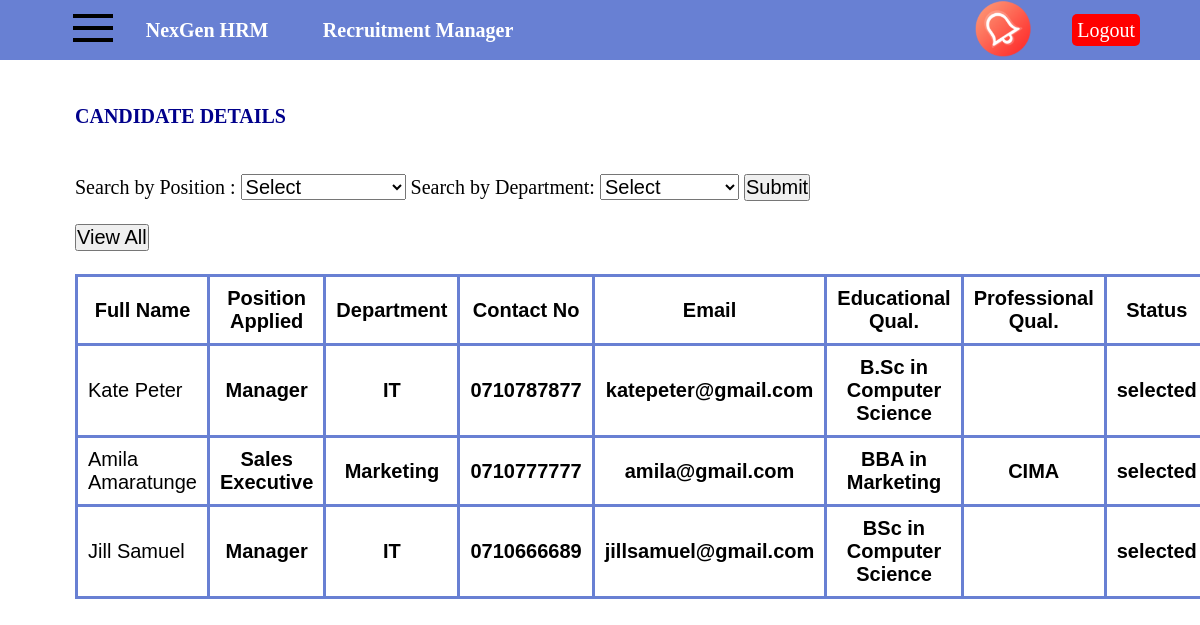
Page /users/recruitment-manager/index.php?Page=viewcandidate.php on the committed database.
### tables this page shows
CREATE TABLE `candidate` (
  `candidateid` int(11) NOT NULL,
  `firstname` varchar(50) NOT NULL,
  `lastname` varchar(50) NOT NULL,
  `fullname` varchar(100) NOT NULL,
  `dob` date NOT NULL,
  `gender` varchar(10) NOT NULL,
  `nationality` text NOT NULL,
  `nicno` varchar(20) NOT NULL,
  `contactno` varchar(20) NOT NULL,
  `email` varchar(20) NOT NULL,
  `telephone` varchar(12) NOT NULL,
  `address` varchar(50) NOT NULL,
  `department` varchar(20) NOT NULL,
  `expsalary` float NOT NULL,
  `position` varchar(20) NOT NULL,
  `wrkschedule` varchar(25) NOT NULL,
  `eduqual` varchar(50) NOT NULL,
  `profqual` varchar(50) NOT NULL,
  `workcomp` varchar(20) NOT NULL,
  `workdesig` varchar(20) NOT NULL,
  `workfrom` date DEFAULT NULL,
  `workto` date DEFAULT NULL,
  `recmgr_assignemail` varchar(20) NOT NULL,
  `password` varchar(100) NOT NULL,
  `userRole` varchar(50) NOT NULL,
  `status` varchar(50) NOT NULL,
  `isDelete` int(11) NOT NULL DEFAULT 1
);

### assets/config.php (called while the page is built, shortened)
<?php
class Database
{
    private $dsn = "mysql:host=localhost;dbname=2102_test;";
    private $dbuser = "root";
    private $dbpass = "";
    public $conn;
    public function __construct()
    {
        try {
            $this->conn = new PDO($this->dsn, $this->dbuser, $this->dbpass);
        } catch (PDOException $error) {
            echo 'ERROR' . $error->getMessage();
        }
        return $this->conn;
    }
}

### users/recruitment-manager/pages/candidate/Candidate.php (called while the page is built, shortened)
<?php
require_once $_SERVER['DOCUMENT_ROOT'] . '/nexgen/assets/config.php';
class Candidate extends Database
{
	public $position;
	public $department;
	public function searchCandidate($data = [])
	{
		$statement = $this->conn->prepare('SELECT * from candidate WHERE position like :position && department like :department');
		$result = $statement->execute([
			'position' => '%' . $this->position . '%', 'department' => '%' . $this->department . '%',
		]);
		return $statement->fetchAll(PDO::FETCH_ASSOC);
	}
}

### users/recruitment-manager/pages/viewcandidate.php (the view, shortened to what this page needs)
<?php
require_once "candidate/Candidate.php";
		$candidate=new Candidate();
	 if (isset($_POST['submit'])) {
		$data=$candidate->searchCandidate($_POST);
  }
else{
	$data=$candidate->searchCandidate();
}
?>
<!DOCTYPE html>
<html lang="en">
<head>
  <link rel="stylesheet" type="text/css" href="pages/css/formstyle.css">
</head>
<body>
    <div class="hr-heading">
        <h2> CANDIDATE DETAILS</h2>
		<br>
		<br>
		<form method="post">
		<label>Search by Position :</label>
			<select name="position">
  		  <option value="">Select</option>}
		 </select>
			<label>Search by Department:</label>
			<select name="department">
  		  <option value="">Select</option>}
		 </select>
		 <input type="submit" value="Submit" name="submit"><br><br>
		 <input type="submit" value="View All" name="submit">
</form><br>
    </div>
	<table id="table1" class="hr-table">
  <tr>
	<th>Full Name</th>
  	<th>Position Applied</th>
	<th>Department</th>
	<th>Contact No</th>
  	<th>Email</th>
	<th>Educational Qual.</th>
	<th>Professional Qual.</th>
	<th>Status</th>
  </tr>
		<?php
		foreach($data as $row){
			echo("<tr>
	<td>".$row['fullname']."</td>
  	<th>".$row['position']."</th>
	<th>".$row['department']."</td>
	<th>".$row['contactno']."</td>
	<th>".$row['email']."</td>
	<th>".$row['eduqual']."</td>
	<th>".$row['profqual']."</td>
	<th>".$row['status']."</td>
  </tr>");
		}
		?>
 </table>
</body>
</html>

### users/recruitment-manager/index.php (shortened to what this page needs)
<!DOCTYPE html>
<html lang="en">
<head>
</head>
<body>
    <?php
    require_once './interfaces/recruitmentmanager/index.php'
    ?>
</body>
</html>

### users/recruitment-manager/interfaces/recruitmentmanager/index.php (shortened to what this page needs)
<!DOCTYPE html>
<html lang="en">
<head>
    <link rel="stylesheet" href="./interfaces/recruitmentmanager/index.css">
</head>
<body>
    <div class="main-container">
        <div class="top-container" id="top-container">
            <div class="menu__icon" id="menu__icon"><button }><img src="./assets/menu.png" alt=""> </button></div>
            <div class="title">NexGen HRM</div>
            <div class="position">Recruitment Manager</div>
            <div class="notification"><a href="#"><img src="./assets/notification.png" alt="Notification"></a></div>
            <div class="logout"><a href="../../assets/logout.php">Logout</a></div>
        </div>
        <div class="content" id="content">
            <?php
            if (!empty($_GET["Page"])) {
                $pageName = $_GET["Page"];
                $pages_directory = "pages";
                $pages_folder = scandir($pages_directory, 1);
                unset($pages_folder[9], $pages_folder[10], $pages_folder[13], $pages_folder[13]);
                if (in_array($pageName, $pages_folder)) {
                    include($pages_directory . "/" . $pageName);
                } else if (!isset($_GET["Page"]) || !empty($_GET["Page"]) == "dashboard") {
                    include($pages_directory . "/" . "dashboard.php");
                } else {
                }
            }
            ?>
        </div>
    </div>
</body>
</html>

### users/recruitment-manager/interfaces/recruitmentmanager/index.css (style rules this page uses)
html { --background-color: #6880d3; --font-family: serif; --height: 60px; --button-color: #ff4a07; --button-color-side: #071d56; }
* { margin: 0; padding: 0; box-sizing: border-box; font-size: 20px; }
body { font-family: serif; height: 100%; }
.main-container { width: 100%; height: 100%; }
.top-container { height: var(--height); background: var(--background-color); display: flex; align-items: center; top: 0; position: fixed; z-index: 10; position: absolute; width: 100%; }
.notification img { height: 63px; width: 65px; }
.menu__icon { flex-basis: 150px; text-align: center; margin-left: 40px; }
.menu__icon button { color: white; width: 50px; height: 33px; text-align: center; text-decoration: none; border: none; background: var(--background-color); }
.title { flex-basis: 12em; font-weight: bold; margin-right: 8px; color: white; }
.position { color: white; flex-basis: 46em; font-weight: bold; }
.logout { margin-right: 3em; color: white; padding-left: 1.8em; }
.logout a { text-decoration: none; background: red; color: white; padding: 5px; border-radius: 5px; }
.content { position: absolute; width: 100%; top: 3em; transition: margin-left 0.3s; padding-top: 45px; padding-left: 75px; padding-right: 75px; }

### users/recruitment-manager/pages/css/formstyle.css (style rules this page uses)
.hr-heading h2 { color: darkblue; }
.hr-table { font-family: helvetica, arial; font-size: 11px; border-collapse: collapse; width: 100%; }
.hr-table td, th { border: 3px solid #6880d3; padding: 10px; }

### rows in the picture
candidate: fullname "Kate Peter", position "Manager", department "IT", contactno "0710787877", email "katepeter@gmail.com", eduqual "B.Sc in Computer Science", status "selected"
candidate: fullname "Amila Amaratunge", position "Sales Executive", department "Marketing", contactno "0710777777", email "amila@gmail.com", eduqual "BBA in Marketing", profqual "CIMA", status "selected"
candidate: fullname "Jill Samuel", position "Manager", department "IT", contactno "0710666689", email "jillsamuel@gmail.com", eduqual "BSc in Computer Science", status "selected"
